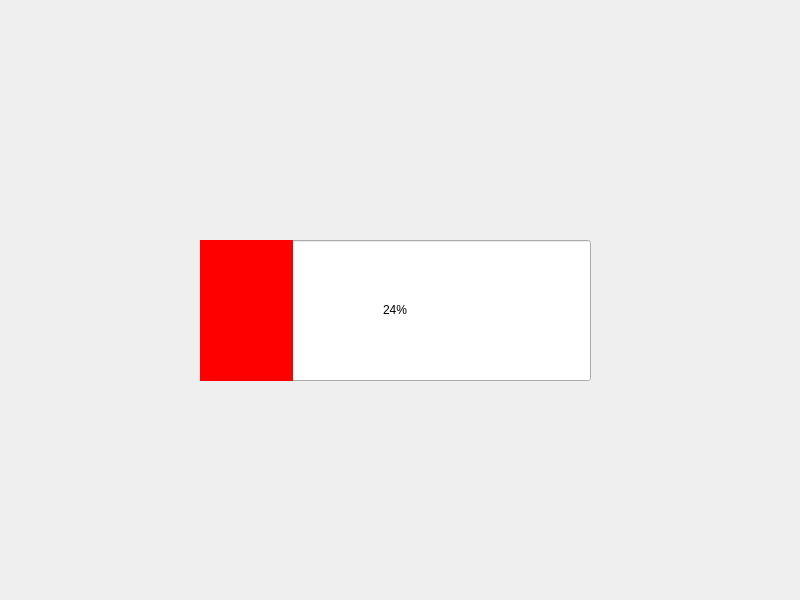
<?xml version="1.0" encoding="UTF-8"?>
<ui version="4.0">
 <class>Widget</class>
 <widget class="QWidget" name="Widget">
  <property name="geometry">
   <rect>
    <x>0</x>
    <y>0</y>
    <width>800</width>
    <height>600</height>
   </rect>
  </property>
  <property name="windowTitle">
   <string>Widget</string>
  </property>
  <widget class="QProgressBar" name="progressBar">
   <property name="geometry">
    <rect>
     <x>200</x>
     <y>240</y>
     <width>391</width>
     <height>141</height>
    </rect>
   </property>
   <property name="styleSheet">
    <string notr="true">QProgressBar::chunk {background-color: #FF0000;}</string>
   </property>
   <property name="value">
    <number>24</number>
   </property>
   <property name="alignment">
    <set>Qt::AlignCenter</set>
   </property>
  </widget>
 </widget>
 <resources/>
 <connections/>
</ui>
